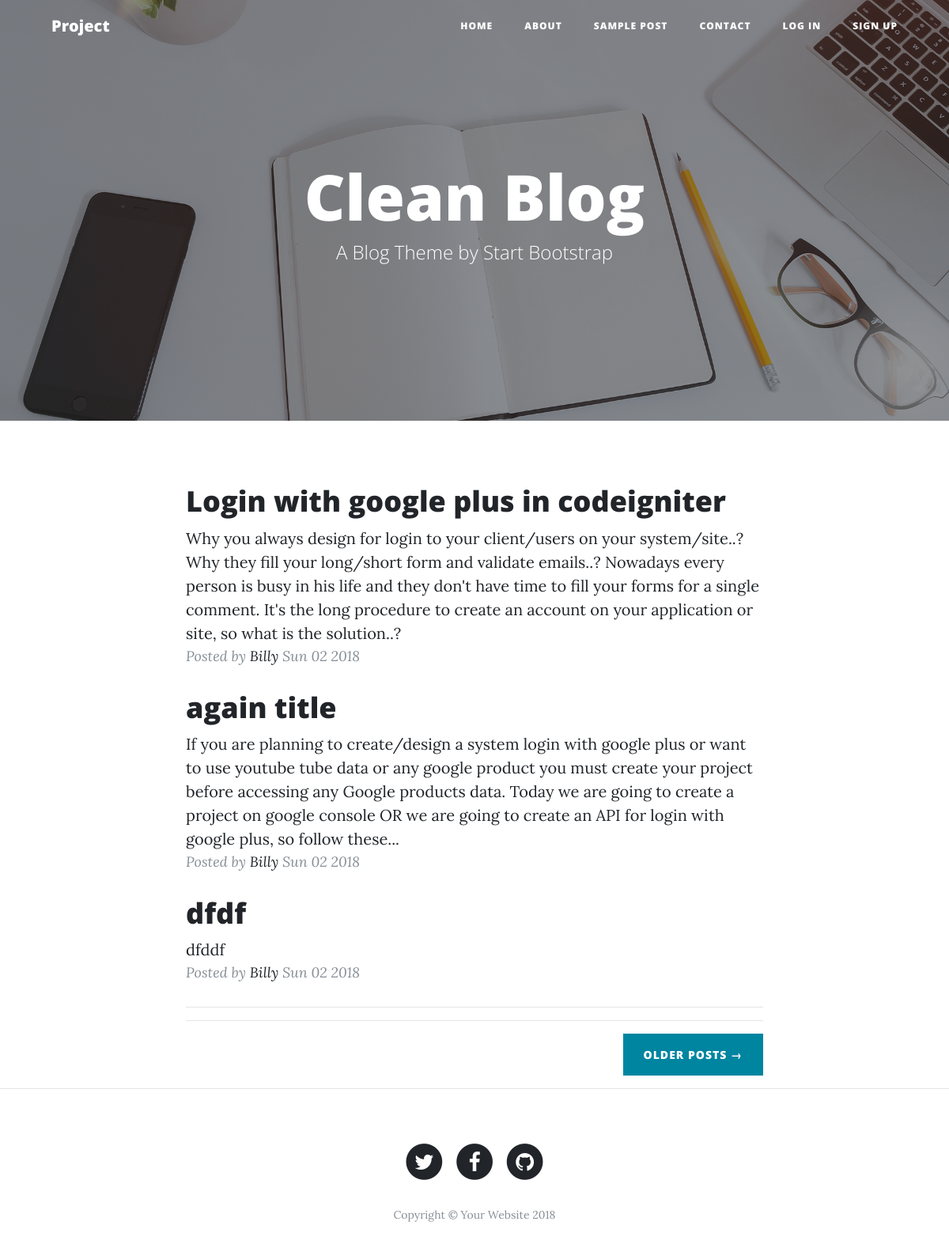
Screenshot of /index.php/blog with the database file from the repository.
### tables this page shows
CREATE TABLE `blogs` (
  `bId` int(200) NOT NULL,
  `bTitle` varchar(200) NOT NULL,
  `bBody` text NOT NULL,
  `bDate` datetime NOT NULL,
  `bStatus` int(10) DEFAULT '1',
  `userId` int(200) NOT NULL
);

CREATE TABLE `students` (
  `id` int(200) NOT NULL,
  `email` varchar(100) NOT NULL,
  `password` varchar(100) NOT NULL,
  `date` datetime NOT NULL,
  `fullName` varchar(100) NOT NULL,
  `age` int(20) NOT NULL,
  `eLink` varchar(100) NOT NULL,
  `status` int(10) DEFAULT '0'
);

### application/controllers/blog.php (called while the page is built, shortened)
<?php
class blog extends CI_Controller
{
	public function index()
	{
		$data['blogs'] =  $this->blogs->getAllBlogs();
		$this->load->view('header/header');
		$this->load->view('header/css');
		$this->load->view('header/navigation');
		$this->load->view('blog/home',$data);
		$this->load->view('footer/footer');
		$this->load->view('footer/js');
		$this->load->view('footer/endhtml');
	}
}

### index.php (called while the page is built, shortened)
<?php
require_once BASEPATH.'core/CodeIgniter.php';

### application/models/Blogs.php (called while the page is built, shortened)
<?php
class Blogs extends CI_Model
{
	public function getAllBlogs()
	{
		return $this->db->select('blogs.*,students.*')
			->from('blogs')
			->where('bStatus',1)
			->join('students','students.id = blogs.userId')
			->get();
	}
}

### application/views/blog/home.php (the view)
<header class="masthead" style="background-image: url('<?php echo base_url('assets/images/home-bg.jpg')?>')">
	<div class="overlay"></div>
	<div class="container">
		<div class="row">
			<div class="col-lg-8 col-md-10 mx-auto">
				<div class="site-heading">
					<h1>Clean Blog</h1>
					<span class="subheading">A Blog Theme by Start Bootstrap</span>
				</div>
			</div>
		</div>
	</div>
</header>
<div class="container">
	<div class="row">
		<div class="col-lg-8 col-md-10 mx-auto">
			<?php if(!empty($blogs)): ?>
			<?php foreach($blogs->result() as $myblog):?>
				<div class="post-preview">
				<a href="<?php echo site_url('blog/readBlog/'.$myblog->bId)?>">
					<h2 class="post-title">
						<?php echo $myblog->bTitle;?>
					</h2>
				</a>
					<div class="dcon">
						<?php echo $myblog->bBody;?>
					</div>
				<p class="post-meta">Posted by
					<a href="#">
						<?php echo $myblog->fullName;?>
					</a>
					<?php echo date('D m Y',strtotime($myblog->bDate));?>
				</p>
			</div>
			<?php endforeach;?>
			<?php else: ?>
				Blogs not found.
			<?php endif; ?>
			<hr>
			<hr>
			<div class="clearfix">
				<a class="btn btn-primary float-right" href="#">Older Posts &rarr;</a>
			</div>
		</div>
	</div>
</div>
<hr>

### application/views/header/header.php (shortened to what this page needs)
<html>
    <head>

### application/views/header/css.php (shortened to what this page needs)
<link rel="stylesheet" href="<?php echo base_url('assets/css/bootstrap.css'); ?>">
<link href="<?php echo base_url('assets/vendor/font-awesome/css/font-awesome.min.css')?>" rel="stylesheet" type="text/css">
<link href="<?php echo base_url('assets/css/clean-blog.min.css')?>" rel="stylesheet">

### application/views/header/navigation.php (shortened to what this page needs)
</head>
    <body>
	<nav class="navbar navbar-expand-lg navbar-light fixed-top" id="mainNav">
		<div class="container">
			<a class="navbar-brand" href="<?php echo base_url(); ?>">Project</a>
			<div class="collapse navbar-collapse" id="navbarResponsive">
				<ul class="navbar-nav ml-auto">
					<li class="nav-item">
						<a class="nav-link" href="<?php echo base_url(); ?>">Home</a>
					</li>
					<li class="nav-item">
						<a class="nav-link" href="about.html">About</a>
					</li>
					<li class="nav-item">
						<a class="nav-link" href="post.html">Sample Post</a>
					</li>
					<li class="nav-item">
						<a class="nav-link" href="contact.html">Contact</a>
					</li>
					<?php if(!$this->session->userdata('uId')):?>
						<li class="nav-item">
							<a class="nav-link" href="<?php echo site_url('login')?>">Log in</a>
						</li>
						<li class="nav-item">
							<a class="nav-link" href="<?php echo site_url('signup')?>">Sign up</a>
						</li>
					<?php endif; ?>
				</ul>
			</div>
		</div>
	</nav>

### application/views/footer/footer.php
<footer>
	<div class="container">
		<div class="row">
			<div class="col-lg-8 col-md-10 mx-auto">
				<ul class="list-inline text-center">
					<li class="list-inline-item">
						<a href="#">
                  <span class="fa-stack fa-lg">
                    <i class="fa fa-circle fa-stack-2x"></i>
                    <i class="fa fa-twitter fa-stack-1x fa-inverse"></i>
                  </span>
						</a>
					</li>
					<li class="list-inline-item">
						<a href="#">
                  <span class="fa-stack fa-lg">
                    <i class="fa fa-circle fa-stack-2x"></i>
                    <i class="fa fa-facebook fa-stack-1x fa-inverse"></i>
                  </span>
						</a>
					</li>
					<li class="list-inline-item">
						<a href="#">
                  <span class="fa-stack fa-lg">
                    <i class="fa fa-circle fa-stack-2x"></i>
                    <i class="fa fa-github fa-stack-1x fa-inverse"></i>
                  </span>
						</a>
					</li>
				</ul>
				<p class="copyright text-muted">Copyright &copy; Your Website 2018</p>
			</div>
		</div>
	</div>
</footer>

### rows the page displays
blogs: bTitle "Login with google plus in codeigniter", bBody "Why you always design for login to your client/users on your system/site..? Why they fill your long/short form and validate emails..? Nowadays every person is busy in his life and they don't have time to fill your forms for a single comment. It's the long procedure to create an account on your application or site, so what is the solution..?", userId.fullName "Billy", bDate "Sun 02 2018"
blogs: bTitle "again title", bBody "If you are planning to create/design a system login with google plus or want to use youtube tube data or any google product you must create your project before accessing any Google products data. Today we are going to create a project on google console OR we are going to create an API for login with google plus, so follow these...", userId.fullName "Billy", bDate "Sun 02 2018"
blogs: bTitle "dfdf", bBody "dfddf", userId.fullName "Billy", bDate "Sun 02 2018"
